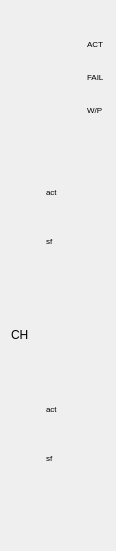
<?xml version="1.0" encoding="UTF-8"?>
<ui version="4.0">
 <class>TP1H_R</class>
 <widget class="QWidget" name="TP1H_R">
  <property name="geometry">
   <rect>
    <x>0</x>
    <y>0</y>
    <width>116</width>
    <height>551</height>
   </rect>
  </property>
  <property name="windowTitle">
   <string>Form</string>
  </property>
  <layout class="QGridLayout" name="gridLayout">
   <item row="6" column="1" colspan="2">
    <widget class="QLabel" name="label">
     <property name="text">
      <string/>
     </property>
     <property name="pixmap">
      <pixmap>CH.png</pixmap>
     </property>
    </widget>
   </item>
   <item row="2" column="0" colspan="2">
    <spacer name="horizontalSpacer">
     <property name="orientation">
      <enum>Qt::Horizontal</enum>
     </property>
     <property name="sizeHint" stdset="0">
      <size>
       <width>40</width>
       <height>20</height>
      </size>
     </property>
    </spacer>
   </item>
   <item row="4" column="0" colspan="2">
    <layout class="QGridLayout" name="gridLayout_104">
     <item row="1" column="0">
      <widget class="QLabel" name="fail2_52">
       <property name="text">
        <string/>
       </property>
       <property name="pixmap">
        <pixmap>button.png</pixmap>
       </property>
      </widget>
     </item>
     <item row="0" column="2">
      <widget class="QLabel" name="label_110">
       <property name="text">
        <string>&lt;html&gt;&lt;head/&gt;&lt;body&gt;&lt;p&gt;&lt;span style=&quot; font-size:6pt;&quot;&gt;act&lt;/span&gt;&lt;/p&gt;&lt;/body&gt;&lt;/html&gt;</string>
       </property>
      </widget>
     </item>
     <item row="0" column="1">
      <widget class="QLabel" name="act3_60">
       <property name="text">
        <string/>
       </property>
       <property name="pixmap">
        <pixmap>button.png</pixmap>
       </property>
      </widget>
     </item>
     <item row="1" column="1">
      <widget class="QLabel" name="act4_60">
       <property name="text">
        <string/>
       </property>
       <property name="pixmap">
        <pixmap>button.png</pixmap>
       </property>
      </widget>
     </item>
     <item row="1" column="2">
      <widget class="QLabel" name="label_111">
       <property name="text">
        <string>&lt;html&gt;&lt;head/&gt;&lt;body&gt;&lt;p&gt;&lt;span style=&quot; font-size:6pt;&quot;&gt;sf&lt;/span&gt;&lt;/p&gt;&lt;/body&gt;&lt;/html&gt;</string>
       </property>
      </widget>
     </item>
     <item row="0" column="0">
      <widget class="QLabel" name="fail1_52">
       <property name="text">
        <string/>
       </property>
       <property name="pixmap">
        <pixmap>button.png</pixmap>
       </property>
      </widget>
     </item>
    </layout>
   </item>
   <item row="9" column="0" colspan="2">
    <spacer name="horizontalSpacer_5">
     <property name="orientation">
      <enum>Qt::Horizontal</enum>
     </property>
     <property name="sizeHint" stdset="0">
      <size>
       <width>40</width>
       <height>20</height>
      </size>
     </property>
    </spacer>
   </item>
   <item row="10" column="0" colspan="2">
    <spacer name="horizontalSpacer_4">
     <property name="orientation">
      <enum>Qt::Horizontal</enum>
     </property>
     <property name="sizeHint" stdset="0">
      <size>
       <width>40</width>
       <height>20</height>
      </size>
     </property>
    </spacer>
   </item>
   <item row="6" column="0">
    <widget class="QLabel" name="label_25">
     <property name="text">
      <string>CH</string>
     </property>
    </widget>
   </item>
   <item row="7" column="0" colspan="2">
    <layout class="QGridLayout" name="gridLayout_105">
     <item row="0" column="0">
      <widget class="QLabel" name="fail1_53">
       <property name="text">
        <string/>
       </property>
       <property name="pixmap">
        <pixmap>button.png</pixmap>
       </property>
      </widget>
     </item>
     <item row="1" column="2">
      <widget class="QLabel" name="label_113">
       <property name="text">
        <string>&lt;html&gt;&lt;head/&gt;&lt;body&gt;&lt;p&gt;&lt;span style=&quot; font-size:6pt;&quot;&gt;sf&lt;/span&gt;&lt;/p&gt;&lt;/body&gt;&lt;/html&gt;</string>
       </property>
      </widget>
     </item>
     <item row="1" column="1">
      <widget class="QLabel" name="act4_61">
       <property name="text">
        <string/>
       </property>
       <property name="pixmap">
        <pixmap>button.png</pixmap>
       </property>
      </widget>
     </item>
     <item row="0" column="2">
      <widget class="QLabel" name="label_112">
       <property name="text">
        <string>&lt;html&gt;&lt;head/&gt;&lt;body&gt;&lt;p&gt;&lt;span style=&quot; font-size:6pt;&quot;&gt;act&lt;/span&gt;&lt;/p&gt;&lt;/body&gt;&lt;/html&gt;</string>
       </property>
      </widget>
     </item>
     <item row="0" column="1">
      <widget class="QLabel" name="act3_61">
       <property name="text">
        <string/>
       </property>
       <property name="pixmap">
        <pixmap>button.png</pixmap>
       </property>
      </widget>
     </item>
     <item row="1" column="0">
      <widget class="QLabel" name="fail2_53">
       <property name="text">
        <string/>
       </property>
       <property name="pixmap">
        <pixmap>button.png</pixmap>
       </property>
      </widget>
     </item>
    </layout>
   </item>
   <item row="8" column="0" colspan="2">
    <spacer name="horizontalSpacer_3">
     <property name="orientation">
      <enum>Qt::Horizontal</enum>
     </property>
     <property name="sizeHint" stdset="0">
      <size>
       <width>40</width>
       <height>20</height>
      </size>
     </property>
    </spacer>
   </item>
   <item row="0" column="2">
    <spacer name="horizontalSpacer_7">
     <property name="orientation">
      <enum>Qt::Horizontal</enum>
     </property>
     <property name="sizeHint" stdset="0">
      <size>
       <width>40</width>
       <height>20</height>
      </size>
     </property>
    </spacer>
   </item>
   <item row="3" column="0" colspan="2">
    <spacer name="horizontalSpacer_6">
     <property name="orientation">
      <enum>Qt::Horizontal</enum>
     </property>
     <property name="sizeHint" stdset="0">
      <size>
       <width>40</width>
       <height>20</height>
      </size>
     </property>
    </spacer>
   </item>
   <item row="5" column="0" colspan="2">
    <spacer name="horizontalSpacer_2">
     <property name="orientation">
      <enum>Qt::Horizontal</enum>
     </property>
     <property name="sizeHint" stdset="0">
      <size>
       <width>40</width>
       <height>20</height>
      </size>
     </property>
    </spacer>
   </item>
   <item row="1" column="2">
    <layout class="QGridLayout" name="gridLayout_9">
     <item row="0" column="0">
      <widget class="QLabel" name="label_34">
       <property name="text">
        <string/>
       </property>
       <property name="pixmap">
        <pixmap>button.png</pixmap>
       </property>
      </widget>
     </item>
     <item row="2" column="1">
      <widget class="QLabel" name="label_31">
       <property name="text">
        <string>&lt;html&gt;&lt;head/&gt;&lt;body&gt;&lt;p&gt;&lt;span style=&quot; font-size:6pt;&quot;&gt;W/P&lt;/span&gt;&lt;/p&gt;&lt;/body&gt;&lt;/html&gt;</string>
       </property>
      </widget>
     </item>
     <item row="0" column="1">
      <widget class="QLabel" name="label_33">
       <property name="text">
        <string>&lt;html&gt;&lt;head/&gt;&lt;body&gt;&lt;p&gt;&lt;span style=&quot; font-size:6pt;&quot;&gt;ACT&lt;/span&gt;&lt;/p&gt;&lt;/body&gt;&lt;/html&gt;</string>
       </property>
      </widget>
     </item>
     <item row="1" column="1">
      <widget class="QLabel" name="label_30">
       <property name="text">
        <string>&lt;html&gt;&lt;head/&gt;&lt;body&gt;&lt;p&gt;&lt;span style=&quot; font-size:6pt;&quot;&gt;FAIL&lt;/span&gt;&lt;/p&gt;&lt;/body&gt;&lt;/html&gt;</string>
       </property>
      </widget>
     </item>
     <item row="1" column="0">
      <widget class="QLabel" name="label_32">
       <property name="text">
        <string/>
       </property>
       <property name="pixmap">
        <pixmap>button.png</pixmap>
       </property>
      </widget>
     </item>
     <item row="2" column="0">
      <widget class="QLabel" name="label_26">
       <property name="text">
        <string/>
       </property>
       <property name="pixmap">
        <pixmap>button.png</pixmap>
       </property>
      </widget>
     </item>
    </layout>
   </item>
   <item row="1" column="0">
    <spacer name="horizontalSpacer_8">
     <property name="orientation">
      <enum>Qt::Horizontal</enum>
     </property>
     <property name="sizeHint" stdset="0">
      <size>
       <width>40</width>
       <height>20</height>
      </size>
     </property>
    </spacer>
   </item>
  </layout>
 </widget>
 <resources/>
 <connections/>
</ui>
